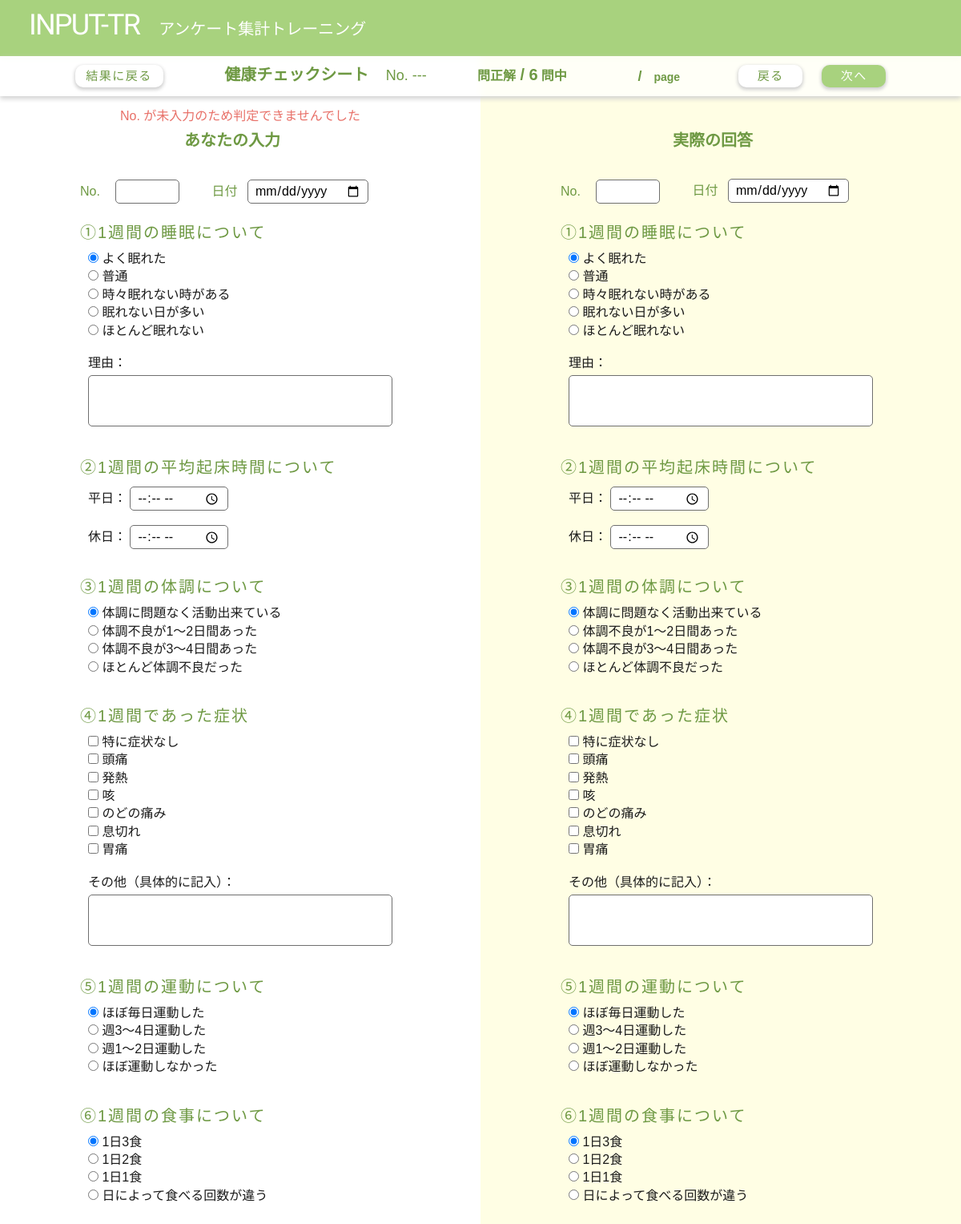
The page /result_page.php?id=1 on the database its author committed.
### tables this page shows
CREATE TABLE `sheets` (
  `id` int NOT NULL AUTO_INCREMENT,
  `name` varchar(20) NOT NULL,
  PRIMARY KEY (`id`)
);

CREATE TABLE `questions` (
  `id` int NOT NULL AUTO_INCREMENT,
  `sheet_id` int NOT NULL,
  `question_id` int NOT NULL,
  `name` varchar(20) NOT NULL,
  PRIMARY KEY (`id`),
  KEY `sheet_id` (`sheet_id`),
  CONSTRAINT `questions_ibfk_1` FOREIGN KEY (`sheet_id`) REFERENCES `sheets` (`id`) ON DELETE CASCADE
);

CREATE TABLE `choices` (
  `id` int NOT NULL AUTO_INCREMENT,
  `sheet_id` int NOT NULL,
  `question_id` int NOT NULL,
  `input_id` int NOT NULL,
  `choice_id` int NOT NULL,
  `name` varchar(20) NOT NULL,
  PRIMARY KEY (`id`),
  KEY `sheet_id` (`sheet_id`),
  CONSTRAINT `choices_ibfk_1` FOREIGN KEY (`sheet_id`) REFERENCES `sheets` (`id`) ON DELETE CASCADE
);

CREATE TABLE `inputs` (
  `id` int NOT NULL AUTO_INCREMENT,
  `sheet_id` int NOT NULL,
  `question_id` int NOT NULL,
  `input_id` int NOT NULL,
  `kind` int NOT NULL,
  `name` varchar(20) DEFAULT NULL,
  PRIMARY KEY (`id`),
  KEY `sheet_id` (`sheet_id`),
  CONSTRAINT `inputs_ibfk_1` FOREIGN KEY (`sheet_id`) REFERENCES `sheets` (`id`) ON DELETE CASCADE
);

### src/result_page.php (called while the page is built, shortened)
<?php
require_once('./functions/db_functions.php');
$dbh = get_db_connect();
if (isset_method("GET")) {
    $sheet_id = $_GET['id'];
    $sheet_number = $_GET['number'];
} else {
    redirect("result.php?id=" . $sheet_id);
}
$sheet = get_sheet($dbh, $sheet_id);
$questions = get_questions($dbh, $sheet_id);
foreach ($questions as $question) {
    $tmpInputs = get_inputs($dbh, $sheet_id, $question['question_id']);
}
$answer_sheet = get_answer_sheet($dbh, $sheet_id, $sheet_number);
include_once('./views/result_page_view.php');

### src/functions/db_functions.php (called while the page is built, shortened)
<?php
function get_sheet($dbh, $sheet_id)
{
    $sql = "SELECT * FROM sheets WHERE id = :sheet_id";
    $stmt = $dbh->prepare($sql);
    $stmt->bindValue(':sheet_id', $sheet_id, PDO::PARAM_INT);
    $stmt->execute();
    $data = $stmt->fetch(PDO::FETCH_ASSOC);
    return $data;
}
function get_questions($dbh, $sheet_id)
{
    $sql = "SELECT * FROM questions WHERE sheet_id = :sheet_id ORDER BY question_id ASC";
    $stmt = $dbh->prepare($sql);
    $stmt->bindValue(':sheet_id', $sheet_id, PDO::PARAM_INT);
    $stmt->execute();
    $data = $stmt->fetchAll(PDO::FETCH_ASSOC);
    return $data;
}
function get_inputs($dbh, $sheet_id, $question_id)
{
    $sql = "SELECT * FROM inputs WHERE sheet_id = :sheet_id && question_id = :question_id ORDER BY input_id ASC";
    $stmt = $dbh->prepare($sql);
    $stmt->bindValue(':sheet_id', $sheet_id, PDO::PARAM_INT);
    $stmt->bindValue(':question_id', $question_id, PDO::PARAM_INT);
    $stmt->execute();
    $data = $stmt->fetchAll(PDO::FETCH_ASSOC);
    return $data;
}
function get_choices($dbh, $sheet_id, $question_id, $input_id)
{
    $sql = "SELECT * FROM choices WHERE sheet_id = :sheet_id && question_id = :question_id && input_id = :input_id ORDER BY choice_id ASC";
    $stmt = $dbh->prepare($sql);
    $stmt->bindValue(':sheet_id', $sheet_id, PDO::PARAM_INT);
    $stmt->bindValue(':question_id', $question_id, PDO::PARAM_INT);
    $stmt->bindValue(':input_id', $input_id, PDO::PARAM_INT);
    $stmt->execute();
    $data = $stmt->fetchAll(PDO::FETCH_ASSOC);
    return $data;
}
function get_answer_sheet($dbh, $sheet_id, $sheet_number)
{
    $sql = "SELECT * FROM answer_sheets WHERE sheet_id = :sheet_id && sheet_number = :sheet_number";
    $stmt = $dbh->prepare($sql);
    $stmt->bindValue(':sheet_id', $sheet_id, PDO::PARAM_INT);
    $stmt->bindValue(':sheet_number', $sheet_number, PDO::PARAM_STR);
    $stmt->execute();
    $data = $stmt->fetch(PDO::FETCH_ASSOC);
    return $data;
}

### src/views/components/choices_answer.php (the view, shortened to what this page needs)
<?php if ($kind === 1) : ?>
    <?php foreach ($choices as $key => $choice) : ?>
        <?php $checked = null;
        if (isset($answer) && getSelected((int)$answer['answer'], $choice['choice_id']) || $key === 0) {
            $checked = 'checked';
        } ?>
        <div class="choices-item">
            <input type="radio" name="answer-<?= $question['question_id'] . '-' . $input['input_id'] ?>" value="<?= $choice['choice_id'] ?>" id="<?= $choice['choice_id'] ?>" class="readonly" <?= $checked ?>>
            <label for="<?= $choice['choice_id'] ?>" id="<?= $choice['choice_id'] ?>" class="readonly"><?= $choice['name'] ?></label>
        </div>
    <?php endforeach; ?>
<?php elseif ($kind === 2) : ?>
    <?php foreach ($choices as $key => $choice) : ?>
        <div class="choices-item">
            <input type="checkbox" name="answer-<?= $question['question_id'] . '-' . $input['input_id'] ?>" value="<?= $choice['choice_id'] ?>" id="<?= $choice['choice_id'] ?>" class="readonly" <?php if (isset($numbers) && getCheckboxSelected($numbers, $choice['choice_id'])) echo 'checked' ?>> <label for="<?= $choice['choice_id'] ?>" id="<?= $choice['choice_id'] ?>" class="readonly"><?= $choice['name'] ?></label>
        </div>
    <?php endforeach; ?>
<?php elseif ($kind === 4) : ?>
    <input type="date" id="<?= $question['question_id'] . '-' . $input['input_id'] ?>" name="answer-<?= $question['question_id'] . '-' . $input['input_id'] ?>" value="<?php if (isset($answer)) echo $answer['answer'] ?>" class="readonly">
<?php elseif ($kind === 5) : ?>
    <input type="time" id="" list="select-time" name="answer-<?= $question['question_id'] . '-' . $input['input_id'] ?>" value="<?php if (isset($answer)) echo $answer['answer'] ?>" class="readonly" />
<?php elseif ($kind === 6) : ?>
    <input type="text" id="<?= $question['question_id'] . '-' . $input['input_id'] ?>" name="answer-<?= $question['question_id'] . '-' . $input['input_id'] ?>" value="<?php if (isset($answer)) echo $answer['answer_text'] ?>" class="readonly">
<?php elseif ($kind === 7) : ?>
    <textarea id="<?= $question['question_id'] . '-' . $input['input_id'] ?>" name="answer-<?= $question['question_id'] . '-' . $input['input_id'] ?>" class="readonly"><?php if (isset($answer)) echo $answer['answer_text'] ?></textarea>
<?php endif; ?>

### src/views/result_page_view.php (shortened to what this page needs)
<?php include_once("components/header.php") ?>
<div class="result-menu">
    <div class="menu-content">
        <div>
            <button type="button" class="menu-button menu-button-long menu-button-inversion" id="result-button" data-menu-button="long">結果に戻る</button>
        </div>
        <p class="result-menu-title"><?= $sheet['name'] ?>
            <?php if ($sheet_number) : ?>
                <span class="number">No.<?= $sheet_number ?></span>
            <?php else : ?>
                <span class="number">No. ---</span>
            <?php endif; ?>
            <span class="score-text">問正解</span><?= ' / ' . count($questions) ?><span class="score-text">問中</span></span>
        </p>
        <div class="sheet-menu">
            <p class="sheet-menu-text"><?= $page ?> / <span id="page-num"></span><span class="page">page</span></p>
            <button type="button" class="menu-button  menu-button-inversion" id="prev-button" data-menu-button="short">戻る</button>
            <button type="button" class="menu-button" id="next-button" data-menu-button="short">次へ</button>
        </div>
    </div>
</div>
<main>
    <div class="result-sheets-flex">
        <div class="result-sheets-item">
            <div class="result-sheet">
                <p class="result-sheet-err">
                    <?php if (!$sheet_number) : ?>
                        No. が未入力のため判定できませんでした
                    <?php endif ?>
                </p>
                <p class="sheet-title">あなたの入力</p>
                <form>
                    <div class="sheet-index">
                        <div class="sheet-index-number" id="sheet-index-number">
                            <label for="" class="sheet-index-label">No.</label>
                            <input type="text" id="sheet-number" class="readonly">
                        </div>
                        <div class="sheet-index-date" id="sheet-index-date">
                            <label for="" class="sheet-index-label">日付</label>
                            <input type="date" id="sheet-date" class="readonly">
                        </div>
                    </div>
                    <?php foreach ($questions as $question) : ?>
                        <div class="question">
                            <?php if (isset($question['name'])) : ?>
                                <p class="question-title"><?= $question['name'] ?></p>
                            <?php endif; ?>
                            <ul class="input-list">
                                <?php $inputs = get_inputs($dbh, $question['sheet_id'], $question['question_id']) ?>
                                <?php foreach ($inputs as $input) : ?>
                                    <?php $kind = $input['kind']; ?>
                                    <li class="input" id="<?= 'input-back-' . $input['question_id'] . '-' . $input['input_id'] ?>">
                                        <?php if (!empty($input['name'])) :  ?>
                                            <label class="input-name<?php if ($kind === 4 || $kind === 5 || $kind === 6) echo 'input-name-inline' ?>"> <?= $input['name'] ?></label>
                                        <?php endif; ?>
                                        <?php $choices = get_choices($dbh, $input['sheet_id'], $input['question_id'], $input['input_id']); ?>
                                        <?php include("components/choices_result.php"); ?>
                                    </li>
                                <?php endforeach; ?>
                            </ul>
                        </div>
                    <?php endforeach; ?>
                </form>
            </div>
        </div>
        <div class="result-sheets-item result-sheets-item-answer">
            <div class="result-sheet">
                <p class="result-sheet-err">
                </p>
                <p class="sheet-title">実際の回答</p>
                <form>
                    <div class="sheet-index">
                        <div class="sheet-index-number">
                            <label for="" class="sheet-index-label">No.</label>
                            <input type="text" id="answer-sheet-number" value="<?php if ($sheet_number) echo $sheet_number ?>" class="readonly">
                        </div>
                        <div>
                            <label for="" class="sheet-index-label">日付</label>
                            <input type="date" id="answer-sheet-date" value="<?php if (isset($answer_sheet)) echo $answer_sheet['sheet_date'] ?>" class="readonly">
                        </div>
                    </div>
                    <?php foreach ($questions as $question) : ?>
                        <div class="question">
                            <?php if (isset($question['name'])) : ?>
                                <p class="question-title"><?= $question['name'] ?></p>
                            <?php endif; ?>
                            <ul class="input-list">
                                <?php $inputs = get_inputs($dbh, $question['sheet_id'], $question['question_id']) ?>
                                <?php foreach ($inputs as $input) : ?>
                                    <?php $kind = $input['kind']; ?>
                                    <li class="input">
                                        <?php if (!empty($input['name'])) :  ?>
                                            <label class="input-name<?php if ($kind === 4 || $kind === 5 || $kind === 6) echo 'input-name-inline' ?>"> <?= $input['name'] ?></label>
                                        <?php endif; ?>
                                        <?php $choices = get_choices($dbh, $input['sheet_id'], $input['question_id'], $input['input_id']); ?>
                                        <?php include("components/choices_answer.php"); ?>
                                    </li>
                                <?php endforeach; ?>
                            </ul>
                        </div>
                    <?php endforeach; ?>
                </form>
            </div>
        </div>
    </div>
</main>
</body>
</html>

### src/views/components/choices_result.php (shortened to what this page needs)
<?php if ($kind === 1) : ?>
    <?php foreach ($choices as $key => $choice) : ?>
        <div class="choices-item">
            <input type="radio" name="<?= $question['question_id'] . '-' . $input['input_id'] ?>" value="<?= $choice['choice_id'] ?>" id="<?= $choice['choice_id'] ?>" class="readonly" <?php if ($key === 0) echo 'checked' ?>>
            <label for="<?= $choice['choice_id'] ?>" id="<?= $choice['choice_id'] ?>" class="readonly"><?= $choice['name'] ?></label>
        </div>
    <?php endforeach; ?>
<?php elseif ($kind === 2) : ?>
    <?php foreach ($choices as $key => $choice) : ?>
        <div class="choices-item">
            <input type="checkbox" name="<?= $question['question_id'] . '-' . $input['input_id'] ?>" value="<?= $choice['choice_id'] ?>" id="<?= $choice['choice_id'] ?>" class="readonly">
            <label for="<?= $choice['choice_id'] ?>" id="<?= $choice['choice_id'] ?>" class="readonly"><?= $choice['name'] ?></label>
        </div>
    <?php endforeach; ?>
<?php elseif ($kind === 4) : ?>
    <input type="date" name="<?= $question['question_id'] . '-' . $input['input_id'] ?>" class="readonly">
<?php elseif ($kind === 5) : ?>
    <input type="time" name="<?= $question['question_id'] . '-' . $input['input_id'] ?>" list="select-time" class="readonly" />
<?php elseif ($kind === 6) : ?>
    <input type="text" name="<?= $question['question_id'] . '-' . $input['input_id'] ?>" class="readonly">
<?php elseif ($kind === 7) : ?>
    <textarea name="<?= $question['question_id'] . '-' . $input['input_id'] ?>" class="readonly"></textarea>
<?php endif; ?>

### rows shown on the page
sheets: name "健康チェックシート"
questions: name "①1週間の睡眠について"
choices: name "よく眠れた"
choices: name "普通"
choices: name "時々眠れない時がある"
choices: name "眠れない日が多い"
choices: name "ほとんど眠れない"
inputs: name "理由："
questions: name "②1週間の平均起床時間について"
inputs: name "平日："
inputs: name "休日："
questions: name "③1週間の体調について"
choices: name "体調に問題なく活動出来ている"
choices: name "体調不良が1～2日間あった"
choices: name "体調不良が3～4日間あった"
choices: name "ほとんど体調不良だった"
questions: name "④1週間であった症状"
choices: name "特に症状なし"
choices: name "頭痛"
choices: name "発熱"
choices: name "咳"
choices: name "のどの痛み"
choices: name "息切れ"
choices: name "胃痛"
inputs: name "その他（具体的に記入）："
questions: name "⑤1週間の運動について"
choices: name "ほぼ毎日運動した"
choices: name "週3～4日運動した"
choices: name "週1～2日運動した"
choices: name "ほぼ運動しなかった"
questions: name "⑥1週間の食事について"
choices: name "1日3食"
choices: name "1日2食"
choices: name "1日1食"
choices: name "日によって食べる回数が違う"

### other values the page prints
count($questions) "6"
